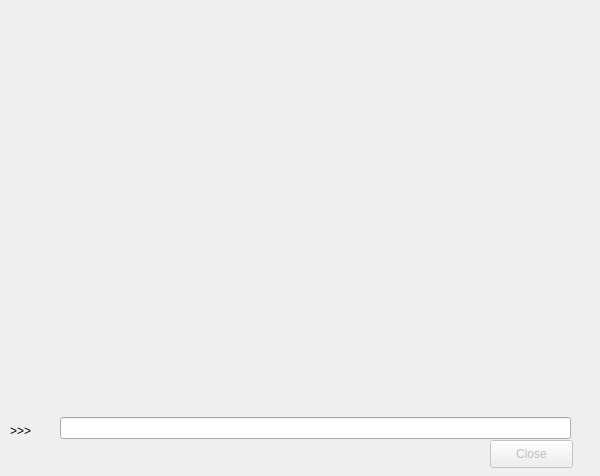
<ui version="4.0" >
 <author>Aaron Racicot</author>
 <class>PythonWin</class>
 <widget class="QDialog" name="PythonWin" >
  <property name="geometry" >
   <rect>
    <x>0</x>
    <y>0</y>
    <width>600</width>
    <height>476</height>
   </rect>
  </property>
  <property name="windowTitle" >
   <string>OpenOceanMap - Python Console</string>
  </property>
  <widget class="QLabel" name="label_1" >
   <property name="geometry" >
    <rect>
     <x>10</x>
     <y>420</y>
     <width>31</width>
     <height>21</height>
    </rect>
   </property>
   <property name="font" >
    <font>
     <family>Tahoma</family>
    </font>
   </property>
   <property name="text" >
    <string>>>></string>
   </property>
  </widget>
  <widget class="QLineEdit" name="line_1" >
   <property name="enabled" >
    <bool>true</bool>
   </property>
   <property name="geometry" >
    <rect>
     <x>60</x>
     <y>417</y>
     <width>511</width>
     <height>22</height>
    </rect>
   </property>
   <property name="font" >
    <font>
     <family>Tahoma</family>
    </font>
   </property>
   <property name="text" >
    <string/>
   </property>
  </widget>
  <widget class="QPushButton" name="pbnFinished" >
   <property name="enabled" >
    <bool>false</bool>
   </property>
   <property name="geometry" >
    <rect>
     <x>490</x>
     <y>440</y>
     <width>83</width>
     <height>28</height>
    </rect>
   </property>
   <property name="font" >
    <font>
     <family>Tahoma</family>
    </font>
   </property>
   <property name="focusPolicy" >
    <enum>Qt::TabFocus</enum>
   </property>
   <property name="text" >
    <string>Close</string>
   </property>
  </widget>
 </widget>
 <resources/>
 <connections/>
</ui>
